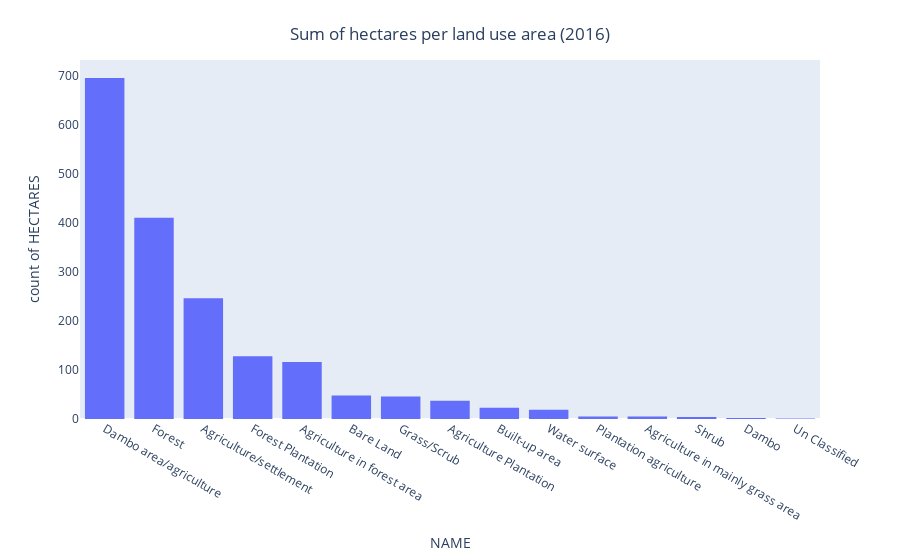

Notebook code cell kept with this figure:
### Code cell
#plot histogram of sum hectare per land use area
fig = px.histogram(df, x="NAME", y="HECTARES").update_xaxes(categoryorder="total descending")

fig.update_layout(
    title={
        'text': "Sum of hectares per land use area (2016)",
        'y':0.95,
        'x':0.5,
        'xanchor': 'center',
        'yanchor': 'top'})
fig.update_yaxes(showgrid=False)  # turning off the grid
fig.show()

### Figure 1 — Plotly figure (JSON) as saved in the notebook; plotly's stock layout.template omitted (floating-point values rounded to 4 significant figures; data arrays with more than 128 entries replaced by an {"elided": "..."} marker saying what was removed)
{"data": [{"alignmentgroup": "True", "bingroup": "x", "hovertemplate": "NAME=%{x}<br>count of HECTARES=%{y}<extra></extra>", "legendgroup": "", "marker": {"color": "#636efa"}, "name": "", "offsetgroup": "", "orientation": "v", "showlegend": false, "type": "histogram", "x": {"elided": "1785 str values"}, "xaxis": "x", "y": {"elided": "1785 float values"}, "yaxis": "y"}], "layout": {"barmode": "relative", "legend": {"tracegroupgap": 0}, "margin": {"t": 60}, "title": {"text": "Sum of hectares per land use area (2016)", "x": 0.5, "xanchor": "center", "y": 0.95, "yanchor": "top"}, "xaxis": {"anchor": "y", "categoryorder": "total descending", "domain": [0, 1], "title": {"text": "NAME"}}, "yaxis": {"anchor": "x", "domain": [0, 1], "showgrid": false, "title": {"text": "count of HECTARES"}}}}
